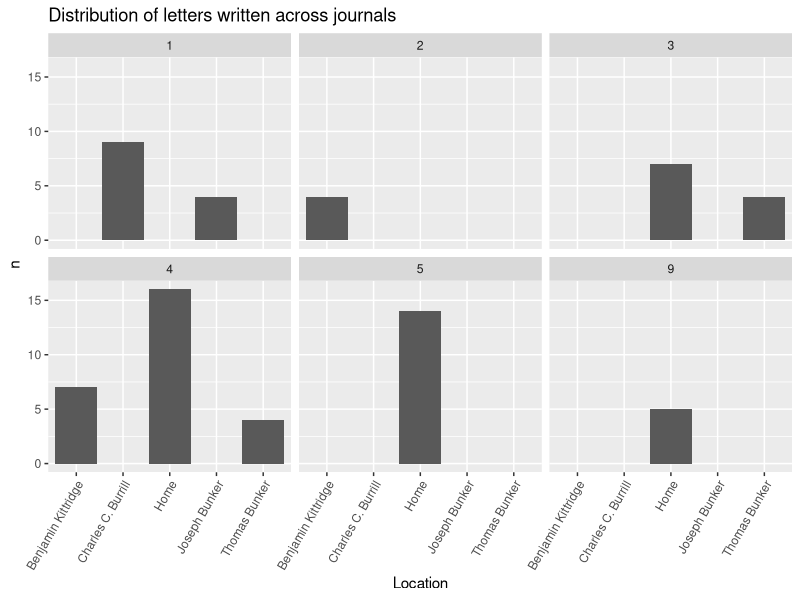
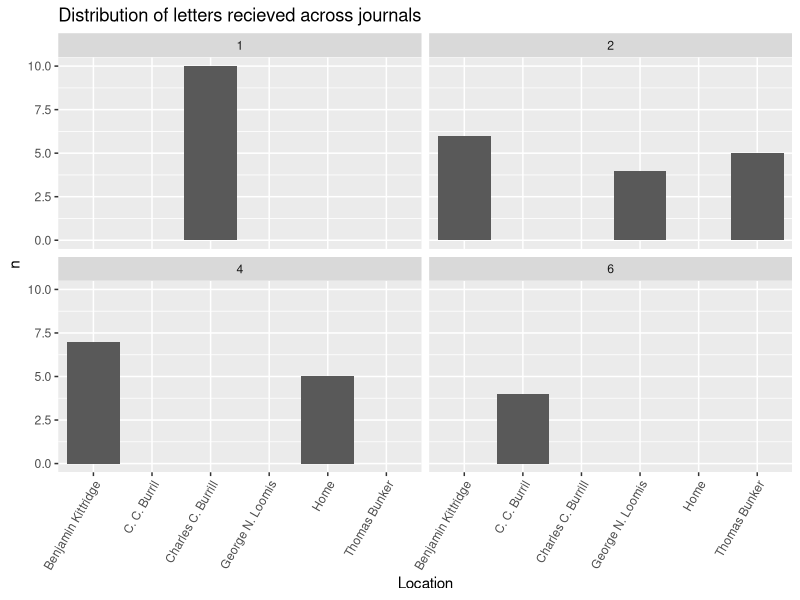

Reproduce these figures in R, in order.
## ---- chunk 1
install.packages(c("tidyverse", 
                   "tidytext",
                   "stopwords",
                   "widyr",
                   "tidygraph",
                   "tidylo",
                   "ggraph",
                   "wordcloud",
                   "dplyr"))
## ---- chunk 2
library(dplyr)
library(tidyverse)
library("magrittr") 
library(tidyverse)
library(tidytext)
## ---- chunk 3
library(readr)
journal_71_72 <- read_csv("Data_Sets/journal_1871_1872 - Sheet1 (1).csv")
journal_73 <- read_csv("Data_Sets/journal_1873 - Sheet1.csv")
journal_74 <- read_csv("Data_Sets/journal_1874 - Sheet1.csv")
journal_75 <- read_csv("Data_Sets/journal_1875 - Sheet1.csv")
journal_76 <- read_csv("Data_Sets/journal_1876 - Sheet1.csv")
journal_77 <- read_csv("Data_Sets/journal_1877 - Sheet1.csv")
journal_80 <- read_csv("Data_Sets/journal_1880 - Sheet1.csv")
journal_83 <- read_csv("Data_Sets/journal_1883 - Sheet1.csv")
journal_84 <- read_csv("Data_Sets/journal_1884 - Sheet1.csv")
journal_86 <- read_csv("Data_Sets/journal_1886 - Sheet1.csv")

## ---- chunk 4
journal_71_72$journal <- 1
journal_73$journal <- 2
journal_74$journal <- 3
journal_75$journal <- 4
journal_76$journal <- 5
journal_77$journal <- 6

journal_80$journal <- 9

journal_83$journal <- 12
journal_84$journal <- 13

journal_86$journal <- 15
## ---- chunk 5
journal_71_72 <- journal_71_72 %>%
  rename(transcription_accuracy = transcription) %>%
  mutate(image_path = as.character(image_path)) %>%
  mutate(image_description = as.character(image_description))

journal_75 <- journal_75 %>%
  mutate(quantity = as.character(quantity)) %>%
  mutate(latitude = as.logical(latitude)) %>%
  mutate(latitude_origin = as.logical(latitude_origin)) %>%
  mutate(longitude = as.logical(longitude)) %>%
  mutate(longitude_origin = as.logical(longitude_origin))

journal_76 <- journal_76 %>%
  mutate(quantity = as.character(quantity)) %>%
  mutate(latitude = as.logical(latitude)) %>%
  mutate(latitude_origin = as.logical(latitude_origin)) %>%
  mutate(longitude = as.logical(longitude)) %>%
  mutate(longitude_origin = as.logical(longitude_origin)) %>%
  mutate(image_path = as.character(image_path)) %>%
  mutate(image_description = as.character(image_description)) %>%
  mutate(noteworthy = as.logical(noteworthy))

journal_77 <- journal_77 %>%
  mutate(quantity = as.character(quantity)) %>%
  mutate(image_path = as.character(image_path)) %>%
  mutate(image_description = as.character(image_description)) %>%
  mutate(noteworthy = as.logical(noteworthy)) %>%
  mutate(temperature_am = as.logical(temperature_am))

journal_80 <- journal_80 %>%
  mutate(image_path = as.character(image_path)) %>%
  mutate(image_description = as.character(image_description)) %>%
  mutate(noteworthy = as.logical(noteworthy)) %>%
  mutate(temperature_am = as.logical(temperature_am)) %>%
  mutate(temperature_pm = as.logical(temperature_pm)) %>%
  mutate(temperature_night = as.logical(temperature_night))
  
journal_86 <- journal_86 %>%
  mutate(image_path = as.character(image_path)) %>%
  mutate(image_description = as.character(image_description)) %>%
  mutate(noteworthy = as.logical(noteworthy)) %>%
  mutate(temperature_am = as.logical(temperature_am)) %>%
  mutate(temperature_pm = as.logical(temperature_pm)) %>%
  mutate(temperature_night = as.logical(temperature_night)) %>%
  mutate(latitude = as.logical(latitude)) %>%
  mutate(recorder = as.character(recorder)) %>%
  mutate(notes = as.character(notes)) %>%
  select(- ...37)

journal_83 <- journal_83 %>%
  mutate(image_path = as.character(image_path)) %>%
  mutate(image_description = as.character(image_description)) %>%
  mutate(noteworthy = as.logical(noteworthy)) %>%
  mutate(temperature_am = as.logical(temperature_am)) %>%
  mutate(latitude = as.logical(latitude)) %>%
  mutate(latitude_origin = as.logical(latitude_origin)) %>%
  mutate(longitude_origin = as.logical(longitude_origin)) %>%
  mutate(letter_from = as.character(letter_from))
  
journal_84 <- journal_84 %>%
  mutate(image_path = as.character(image_path)) %>%
  mutate(image_description = as.character(image_description)) %>%
  mutate(noteworthy = as.logical(noteworthy)) %>%
  mutate(temperature_am = as.logical(temperature_am)) %>%
  mutate(latitude = as.logical(latitude)) %>%
  mutate(latitude_origin = as.logical(latitude_origin)) %>%
  mutate(letter_to = as.character(letter_to))%>%
  mutate(notes = as.character(notes))
## ---- chunk 6
journals <- dplyr::bind_rows(journal_71_72, journal_73, journal_74, journal_75, journal_76, journal_77, journal_80, journal_86)
## ---- chunk 7
letters <- journals %>%
  filter(letter != "no letter")
## ---- chunk 8
read_letters <- letters %>%
  filter(letter_from != "NA")
  
## ---- chunk 9
write_letters <- letters %>%
  filter(letter_to != "NA")
## ---- chunk 10
read_letters <- read_letters %>%
  separate(letter_from, c("person_1", "person_2", "person_3", "person_4"), sep = ",")
## ---- chunk 11
per_1 <- read_letters %>%
  select(person_1, journal, journal_entry) %>%
  rename(from = person_1)
per_2 <- read_letters %>%
  select(person_2, journal, journal_entry) %>%
  rename(from = person_2)
per_3 <- read_letters %>%
  select(person_3, journal, journal_entry) %>%
  rename(from = person_3)
per_4 <- read_letters %>%
  select(person_4, journal, journal_entry) %>%
  rename(from = person_4)

read_letters <- dplyr::bind_rows(per_1, per_2, per_3, per_4)
## ---- chunk 12
read_letters <- read_letters %>%
  mutate(from = str_to_title(from)) %>%
  mutate(from = trimws(from, "both")) %>%
  filter(from != "NA")
## ---- chunk 13
(read_count <- read_letters %>%
   filter(from!= "NA") %>%
    count(from, sort = TRUE))
## ---- chunk 14
write_letters <- write_letters %>%
  separate(letter_to, c("person_1", "person_2", "person_3", "person_4"), sep = ",")
## ---- chunk 15
per_1 <- write_letters %>%
  select(person_1, journal, journal_entry) %>%
  rename(to = person_1)
per_2 <- write_letters %>%
  select(person_2, journal, journal_entry) %>%
  rename(to = person_2)
per_3 <- write_letters %>%
  select(person_3, journal, journal_entry) %>%
  rename(to = person_3)
per_4 <- write_letters %>%
  select(person_4, journal, journal_entry) %>%
  rename(to = person_4)

write_letters <- dplyr::bind_rows(per_1, per_2, per_3, per_4)
## ---- chunk 16
write_letters <- write_letters %>%
  mutate(to = str_to_title(to)) %>%
  mutate(to = trimws(to, "both")) %>%
  filter(to != "NA")
## ---- chunk 17
(write_count <- write_letters %>%
   filter(to != "NA") %>%
    count(to, sort = TRUE))

## ---- chunk 18
ben_kitt <-letters %>%
  filter(grepl('Benjamin Kittridge|benjamin kittridge', letter_from))
ben_kitt_2 <-letters %>%
  filter(grepl('Benjamin Kittridge|benjamin kittridge', letter_to))

ben_kitt <- dplyr::bind_rows(ben_kitt, ben_kitt_2)
## ---- chunk 19
(BK_words <- ben_kitt %>%
    unnest_tokens(word, journal_entry) %>%
    count(journal, word, sort = TRUE) %>%
    filter(!word %in% stop_words$word))
## ---- chunk 20
bk_mention <-journals %>%
  filter(grepl('Benj. Kittridge|Benjamin Kittredge|Kittredge', journal_entry)) %>%
  filter(letter == "no letter")
## ---- chunk 21
(bk_word_xletter <- bk_mention %>%
  filter(letter == "no letter") %>%
    unnest_tokens(word, journal_entry) %>%
    count(journal, word, sort = TRUE) %>%
    filter(!word %in% stop_words$word))
## ---- chunk 22
CC_Burr <-letters %>%
  filter(grepl('Charles C. Burrill|C. C. Burrill', letter_from))
CC_Burr_2 <-letters %>%
  filter(grepl('Charles C. Burrill|C. C. Burrill', letter_to))

CC_Burr <- dplyr::bind_rows(CC_Burr, CC_Burr_2)
## ---- chunk 23
(CC_words <- CC_Burr %>%
    unnest_tokens(word, journal_entry) %>%
    count(journal, word, sort = TRUE) %>%
    filter(!word %in% stop_words$word))
## ---- chunk 24
CB_mention <-journals %>%
  filter(grepl('CC Burrill|C.C. Burrill|C. C. Burrill|C C Burrill| Charles C. Burrill| Charles C Burrill|Chas. C. Burrill', journal_entry)) %>%
  filter(letter == "no letter")
## ---- chunk 25
(cb_word_xletter <- CB_mention %>%
  filter(letter == "no letter") %>%
    unnest_tokens(word, journal_entry) %>%
    count(journal, word, sort = TRUE) %>%
    filter(!word %in% stop_words$word))
## ---- chunk 26
Tom_Bunk <-letters %>%
  filter(grepl('Thomas Bunker', letter_from))
Tom_Bunk_2 <-letters %>%
  filter(grepl('Thomas Bunker', letter_to))

Tom_Bunk <- dplyr::bind_rows(Tom_Bunk, Tom_Bunk_2)
## ---- chunk 27
(TB_words <- Tom_Bunk %>%
    unnest_tokens(word, journal_entry) %>%
    count(journal, word, sort = TRUE) %>%
    filter(!word %in% stop_words$word))
## ---- chunk 28
tb_mention <-journals %>%
  filter(grepl('Thomas Bunker|Thom Bunker|thomas Bunker', journal_entry)) %>%
  filter(letter == "no letter")
## ---- chunk 29
(tb_word_xletter <- tb_mention %>%
  filter(letter == "no letter") %>%
    unnest_tokens(word, journal_entry) %>%
    count(journal, word, sort = TRUE) %>%
    filter(!word %in% stop_words$word))
## ---- chunk 30
count_1 <- write_letters %>%
    filter(journal == 1) %>%
           count(to) 
count_2 <- write_letters %>%
    filter(journal == 2) %>%
           count(to) 
count_3 <- write_letters %>%
    filter(journal == 3) %>%
           count(to)
count_4 <- write_letters %>%
    filter(journal == 4) %>%
           count(to)
count_5 <- write_letters %>%
    filter(journal == 5) %>%
           count(to)
count_6 <- write_letters %>%
    filter(journal == 6) %>%
           count(to) 
count_9 <- write_letters %>%
    filter(journal == 9) %>%
           count(to)
count_12 <- write_letters %>%
    filter(journal == 12) %>%
           count(to)
count_13 <- write_letters %>%
    filter(journal == 13) %>%
           count(to)
count_15 <- write_letters %>%
    filter(journal == 15) %>%
           count(to) 

## ---- chunk 31
count_1$journal <- 1
count_2$journal <- 2
count_3$journal <- 3
count_4$journal <- 4
count_5$journal <- 5
count_6$journal <- 6
count_9$journal <- 9
count_12$journal <- 12
count_13$journal <- 13
count_15$journal <- 15
## ---- chunk 32

to_count <- dplyr::bind_rows(count_1, count_2, count_3, count_4, count_5, count_6, count_9, count_12,count_13, count_15)
## ---- chunk 33
to_count %>%
  group_by(journal) %>%
   filter(n > 3) %>%
  ggplot(aes(x=to, y=n)) + 
   geom_bar(stat = "identity")+
   facet_wrap(vars(journal))+
    theme(axis.text.x = element_text(angle = 60, hjust = 1))+
   labs(y = "n", x = "Location", title = "Distribution of letters written across journals")
## ---- chunk 34
count_1 <- read_letters %>%
    filter(journal == 1) %>%
           count(from) 
count_2 <- read_letters %>%
    filter(journal == 2) %>%
           count(from) 
count_3 <- read_letters %>%
    filter(journal == 3) %>%
           count(from)
count_4 <- read_letters %>%
    filter(journal == 4) %>%
           count(from)
count_5 <- read_letters %>%
    filter(journal == 5) %>%
           count(from)
count_6 <- read_letters %>%
    filter(journal == 6) %>%
           count(from) 
count_9 <- read_letters %>%
    filter(journal == 9) %>%
           count(from)
count_12 <- read_letters %>%
    filter(journal == 12) %>%
           count(from)
count_13 <- read_letters %>%
    filter(journal == 13) %>%
           count(from)
count_15 <- read_letters %>%
    filter(journal == 15) %>%
           count(from) 

## ---- chunk 35
count_1$journal <- 1
count_2$journal <- 2
count_3$journal <- 3
count_4$journal <- 4
count_5$journal <- 5
count_6$journal <- 6
count_9$journal <- 9
count_12$journal <- 12
count_13$journal <- 13
count_15$journal <- 15
## ---- chunk 36

from_count <- dplyr::bind_rows(count_1, count_2, count_3, count_4, count_5, count_6, count_9, count_12,count_13, count_15)
## ---- chunk 37
from_count %>%
  group_by(journal) %>%
   filter(n > 3) %>%
  ggplot(aes(x=from, y=n)) + 
   geom_bar(stat = "identity")+
   facet_wrap(vars(journal))+
    theme(axis.text.x = element_text(angle = 60, hjust = 1))+
   labs(y = "n", x = "Location", title = "Distribution of letters recieved across journals")
